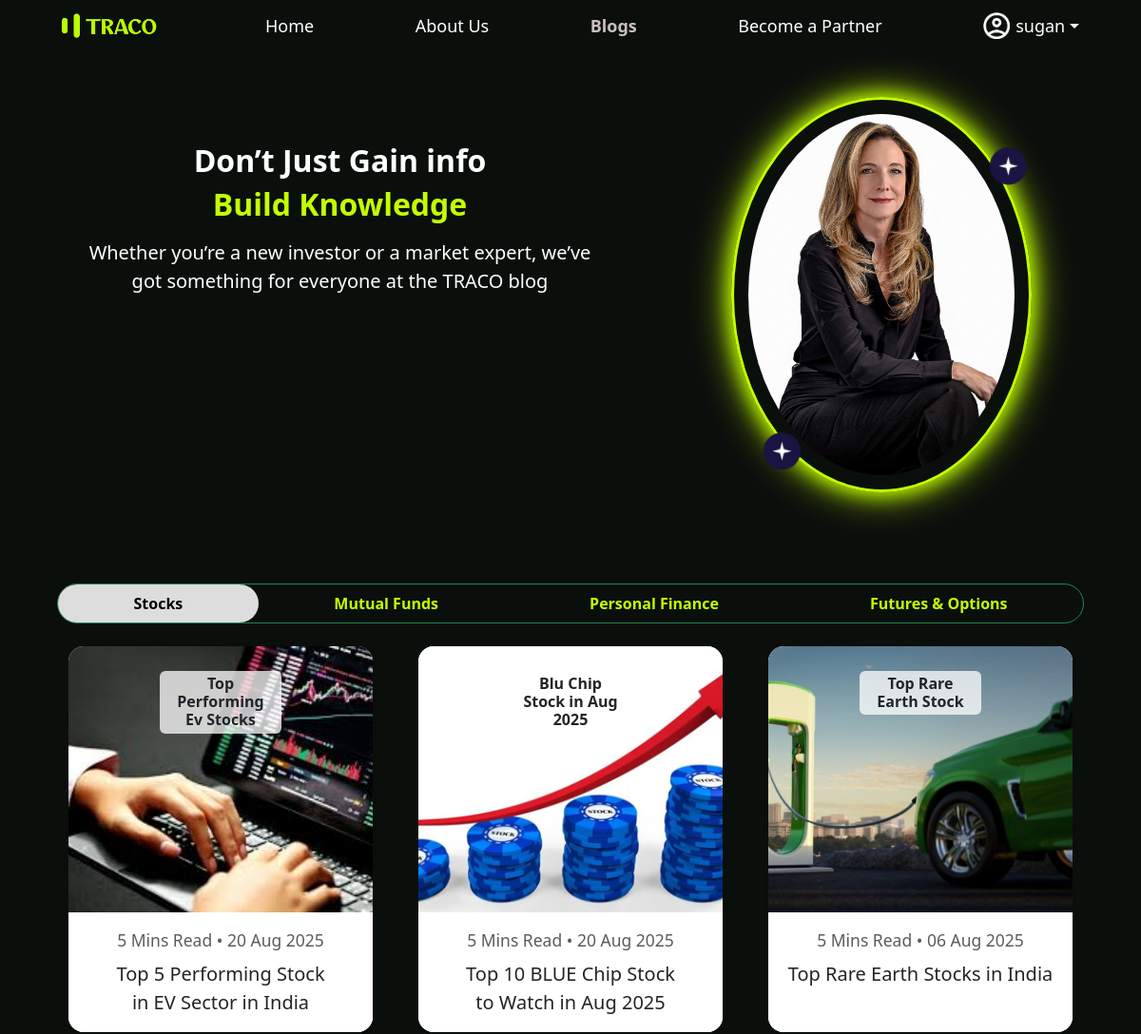
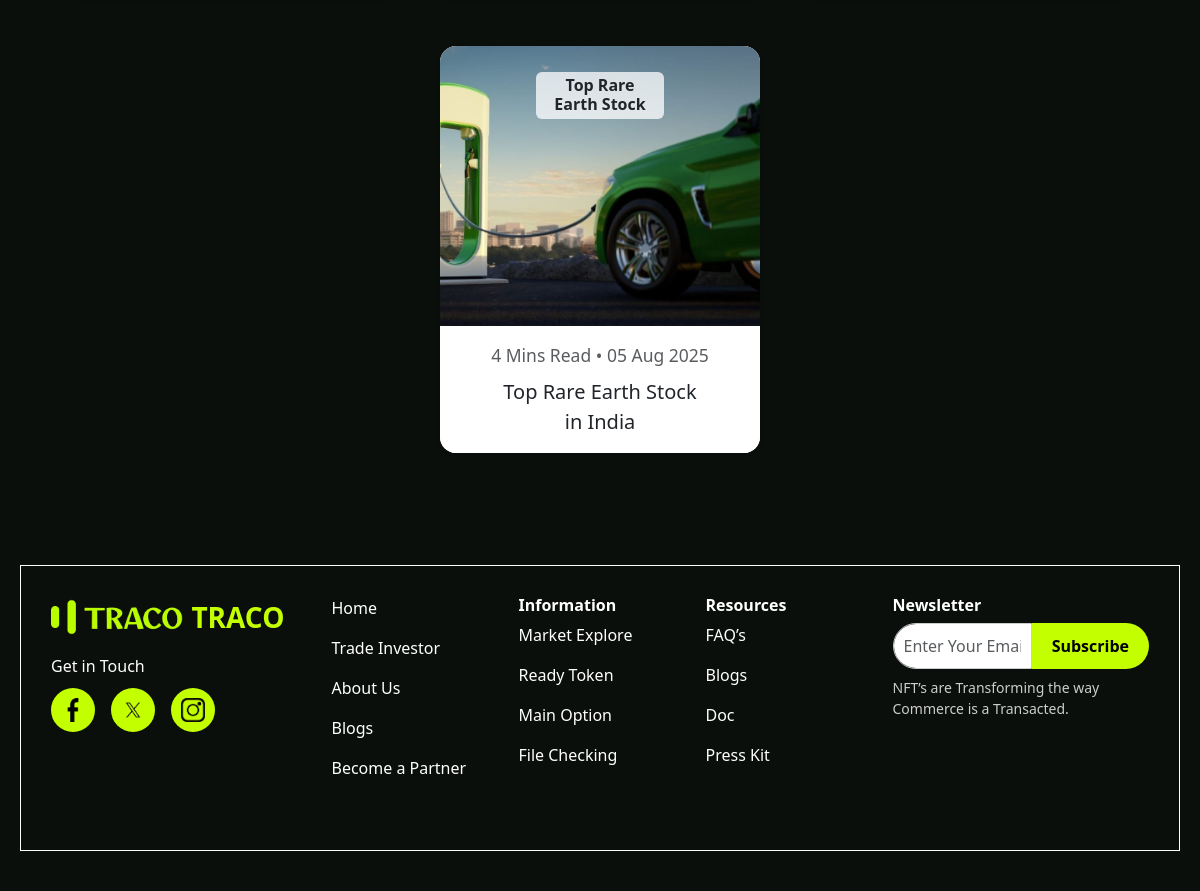
Page /blog/ (signed in) on the committed database (2 pictures, top to bottom).
### accounts/models.py (models this page shows, shortened)
class BlogHero(models.Model):
    title = models.CharField(max_length=200, default="Don’t Just Gain info")
    subtitle = models.CharField(max_length=200, default="Build Knowledge")
    description = models.TextField(
        default="Whether you’re a new investor or a market expert, we’ve got something for everyone at the TRACO blog"
    )
    image = models.ImageField(upload_to="blog/", blank=True, null=True)
    sparkle = models.ImageField(upload_to="blog/", blank=True, null=True)
    class Meta:
        verbose_name = "Blog Hero_Section"
        verbose_name_plural = "Blog Hero_Section"

class BlogTab(models.Model):
    TAB_CHOICES = [
        ("stocks", "Stocks"),
        ("mutual", "Mutual Funds"),
        ("finance", "Personal Finance"),
        ("futures", "Futures & Options"),
    ]
    tab_key = models.CharField(max_length=20, choices=TAB_CHOICES, unique=True)
    class Meta:
        verbose_name = "Blog tabs"
        verbose_name_plural = "Blog tabs"

class BlogPost(models.Model):
    CATEGORY_CHOICES = [
        ("stocks", "Stocks"),
        ("mutual", "Mutual Funds"),
        ("finance", "Personal Finance"),
        ("futures", "Futures & Options"),
    ]
    category = models.CharField(max_length=20, choices=CATEGORY_CHOICES)
    title = models.CharField(max_length=200)
    short_desc = models.TextField()
    read_time = models.CharField(max_length=50, default="5 Mins Read")
    date = models.DateField()
    image = models.ImageField(upload_to="blog_posts/", blank=True, null=True)
    class Meta:
        verbose_name = "Blog Posts"
        verbose_name_plural = "Blog Posts"

### accounts/views.py (the view)
# urls.py: 2. Add a URL to urlpatterns:  path('blog/', include('blog.urls'))
def blog(request):
    hero = BlogHero.objects.first()
    tabs = BlogTab.objects.all().order_by("id")
    posts = BlogPost.objects.all().order_by("-date")
    return render(
        request,
        "front_end/layout/blog.html",
        {"hero": hero, "tabs": tabs, "posts": posts}
    )

### front_end/templates/front_end/layout/blog.html (shortened to what this page needs)
{% extends "front_end/layout/base.html" %}
{% load static %}
{% block content %}
<section class="blog-hero py-5">
  <div class="container">
   <div class="row align-items-start g-5">
  <div class="col-lg-7 text-center my-5">
    <h2 class="fw-bold mt-lg-5">{{ hero.title|default:"Don’t Just Gain info" }}</h2>
    <h2 class="fw-bold text-neon">{{ hero.subtitle|default:"Build Knowledge" }}</h2>
    <p class="mt-3 fs-5 px-5">
      {{ hero.description|default:"Whether you’re a new investor or a market expert, we’ve got something for everyone at the TRACO blog" }}
    </p>
  </div>
  <div class="col-lg-3 text-lg-start text-center position-relative ms-lg-5">
    <div class="oval-wrapper position-relative">
      {% if hero.image %}
        <img src="{{ hero.image.url }}" alt="{{ hero.subtitle }}" class="ceo-img">
      {% else %}
        <img src="{% static 'images/ceo.png' %}" alt="CEO" class="ceo-img">
      {% endif %}
      {% if hero.sparkle %}
        <img src="{{ hero.sparkle.url }}" alt="Sparkle" class="sparkle sparkle-top">
        <img src="{{ hero.sparkle.url }}" alt="Sparkle" class="sparkle sparkle-bottom">
      {% endif %}
    </div>
  </div>
</div>
  </div>
</section>
<section class="blog-tabs-section py-5">
<ul class="nav nav-pills rounded-pill border border-success d-flex mb-4 flex-wrap mx-auto"
    id="blogTab" role="tablist"
    style="width:90%;">
  {% for tab in tabs %}
    <li class="nav-item flex-fill" role="presentation">
      <button
        class="nav-link w-100 fw-bold {% if forloop.first %}active{% endif %}"
        id="tab-{{ tab.tab_key }}"
        data-bs-toggle="pill"
        data-bs-target="#content-{{ tab.tab_key }}"
        type="button"
        role="tab">
        {{ tab.get_tab_key_display }}
      </button>
    </li>
  {% endfor %}
</ul>
<div class="tab-content" id="blogTabContent">
  {% for tab in tabs %}
    <div class="tab-pane fade {% if forloop.first %}show active{% endif %}"
         id="content-{{ tab.tab_key }}" role="tabpanel">
      <div class="container my-4" style="max-width: 90%; margin-left: auto; margin-right: auto;">
        <div class="row g-5 justify-content-center">
          {% for post in posts %}
            {% if post.category == tab.tab_key %}
              <div class="col-md-4 col-sm-6">
                <div class="card h-100 shadow-sm border-0 rounded-4 overflow-hidden position-relative" style="height: 420px;">
                  {% if post.image %}
                    <img src="{{ post.image.url }}" class="card-img-top" alt="{{ post.title }}" style="height: 280px; object-fit: cover;">
                  {% endif %}
                  <div class="card-img-overlay d-flex align-items-start p-3">
                    <h6 class="fw-bold text-dark bg-white bg-opacity-75 px-2 py-1 rounded">
                      {{ post.title }}
                    </h6>
                  </div>
                  <div class="card-body bg-white text-center fs-5">
                    <small class="text-muted d-block mb-2">
                      {{ post.read_time }} • {{ post.date|date:"d M Y" }}
                    </small>
                    <p class="mb-0">{{ post.short_desc|linebreaksbr }}</p>
                  </div>
                </div>
              </div>
            {% endif %}
          {% endfor %}
        </div>
      </div>
    </div>
  {% endfor %}
</div>
</section>
{% endblock %}

### front_end/templates/front_end/include/navbar.html (shortened to what this page needs)
{% load static %}
<nav style="background-color:#0b0f0c; padding:12px 0; z-index:1;">
  <div class="container-fluid d-flex justify-content-between align-items-center" style="display:flex;">
    <div class="d-flex justify-content-center align-items-center flex-fill">
      <a href="{% url 'home' %}" class="text-decoration-none d-flex align-items-center">
        <img src="{% static 'images/logo.png' %}" alt="Logo" style="height:30px; margin-right:8px;">
      </a>
    </div>
    <div class="d-flex justify-content-center align-items-center flex-fill">
      <a href="{% url 'home' %}" style="color:white; font-size:18px; text-decoration:none;">Home</a>
    </div>
    <div class="d-flex justify-content-center align-items-center flex-fill">
      <a href="{% url 'about' %}" style="color:white; font-size:18px; text-decoration:none;">About Us</a>
    </div>
    <div class="d-flex justify-content-center align-items-center flex-fill">
      <a href="{% url 'blog' %}" style="color:#cbbfc0; font-size:18px; font-weight:bold; text-decoration:none;">Blogs</a>
    </div>
    <div class="d-flex justify-content-center align-items-center flex-fill">
      <a href="{% url 'partner' %}" style="color:white; font-size:18px; text-decoration:none;">Become a Partner</a>
    </div>
    <div class="d-flex justify-content-center align-items-center flex-fill">
      {% if user.is_authenticated %}
        <div class="dropdown">
          <a class="dropdown-toggle d-flex align-items-center text-decoration-none" href="#" id="userDropdown"
             role="button" data-bs-toggle="dropdown" aria-expanded="false" style="color:white; font-size:18px;">
            <img src="{% static 'images/user.png' %}" alt="User" style="height:28px; margin-right:6px;">
            {{ user.first_name|default:user.username }}
          </a>
        </div>
      {% else %}
        <a href="{% url 'login' %}">
          <img src="{% static 'images/user.png' %}" alt="User" style="height:28px;">
        </a>
      {% endif %}
    </div>
  </div>
</nav>

### static/css/style.css (style rules this page uses)
* { margin: 0; padding: 0; box-sizing: border-box; scroll-behavior: smooth; }

### front_end/templates/front_end/layout/base.html (style rules this page uses)
body { background-color: #0b0f0c; color: #c4ff00; }

### front_end/templates/front_end/layout/blog.html (style rules this page uses)
.blog-hero { background: #0b0f0c; color: white; }
.text-neon { color: #c4ff00; }
.oval-wrapper { border: 3px solid #c4ff00; border-radius: 50% ; padding: 15px; display: inline-block; position: relative; box-shadow: 0 0 20px #c4ff00, 0 0 40px #c4ff00; }
.ceo-img { border-radius: 50% ; width: 280px; height: 380px; object-fit: cover; }
.sparkle { position: absolute; width: 40px; height: 40px; z-index: 5; animation: spin 6s linear infinite, pulse 2s ease-in-out infinite; }
.sparkle-top { top: 50px; right: 2px; }
.sparkle-bottom { bottom: 20px; left: 30px; }
.blog-tabs-section .nav-pills .nav-link { border-radius: 0; color: #c4ff00; }
.blog-tabs-section .nav-pills .nav-link.active { background: #ddd; color: black; border-radius: 100px; }
.card { border-radius: 20px; }
.card img { height: 200px; object-fit: cover; }
.card-img-overlay { top: 10px; left: 50%; transform: translateX(-50%); text-align: center; }
.card-img-overlay h6 { color: #000; font-weight: bold; background: rgba(255,255,255,0.8); padding: 6px 12px; border-radius: 8px; }

### rows in the picture
BlogHero: title "Don’t Just Gain info", subtitle "Build Knowledge", description "Whether you’re a new investor or a market expert, we’ve got something for everyone at the TRACO blog", image (picture), sparkle (picture)
BlogTab: tab_key "Stocks"
BlogTab: tab_key "Mutual Funds"
BlogTab: tab_key "Personal Finance"
BlogTab: tab_key "Futures & Options"
BlogPost: image (picture), title "Top Performing Ev Stocks", read_time "5 Mins Read", date "20 Aug 2025", short_desc "Top 5 Performing Stock in EV Sector in India"
BlogPost: image (picture), title "Blu Chip Stock in Aug 2025", read_time "5 Mins Read", date "20 Aug 2025", short_desc "Top 10 BLUE Chip Stock to Watch in Aug 2025"
BlogPost: image (picture), title "Top Rare Earth Stock", read_time "5 Mins Read", date "06 Aug 2025", short_desc "Top Rare Earth Stocks in India"
BlogPost: image (picture), title "Top Rare Earth Stock", read_time "4 Mins Read", date "05 Aug 2025", short_desc "Top Rare Earth Stock in India"

### other values in the picture
{{ user.first_name|default:user.username }} "sugan"
